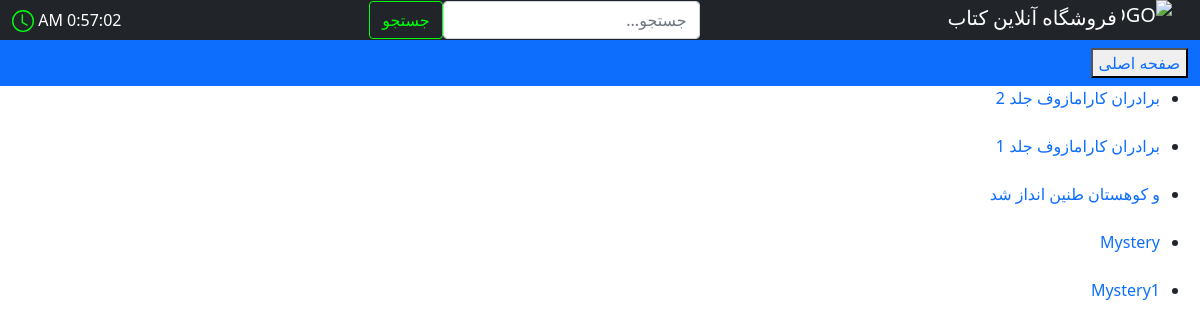
The app's page /product/books/ with its own data.
### product/models.py (models this page shows, shortened)
class Book(models.Model):
    class Meta:
        verbose_name = 'کتاب'
        verbose_name_plural = 'کتاب ها'
    user = models.ForeignKey(User, on_delete=models.CASCADE, null=True, blank=True)
    title = models.CharField('عنوان', max_length=100)
    author = models.CharField('نویسنده', max_length=100)
    inventory = models.PositiveIntegerField('موجودی')
    price = models.DecimalField('قیمت', max_digits=20, decimal_places=5)
    category = models.ForeignKey('Category', on_delete=models.CASCADE, verbose_name='دسته بندی')

### product/views.py (the view)
# urls.py: path('books/', views.BookListView.as_view(), name='book_list'),
class BookListView(ListView):
    model = Book

### templates/product/book_list.html (shortened to what this page needs)
{% extends 'base.html' %}
{% block content %}
{% if book_list %}
  <ul>
    {% for book in book_list %}
    <li>
      <a href="{% url 'product:book_detail' pk=book.id %}"> {{ book.title }} </a>
    </li>
    <br>
  {% endfor %}
</ul>
{% else %}
  <p>کتابی یافت نشد.</p>
{% endif %}
{% endblock %}

### home/static/style.css (style rules this page uses)
html { direction: rtl; }
body { direction: rtl; }
.dropdown-menu, { float: right; }
a { text-decoration: none; }

### records on screen
Book: title "برادران کارامازوف جلد 2"
Book: title "برادران کارامازوف جلد 1"
Book: title "و کوهستان طنین انداز شد"
Book: title "Mystery"
Book: title "Mystery1"
